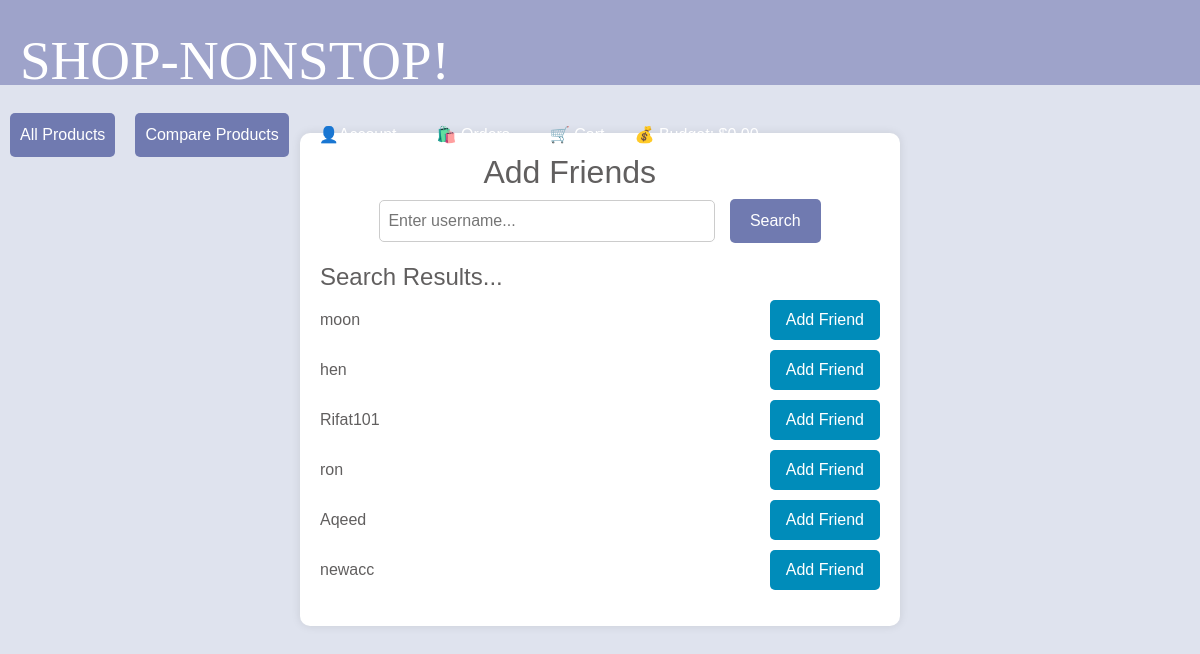
The app's page /add_friend (signed in), older data.
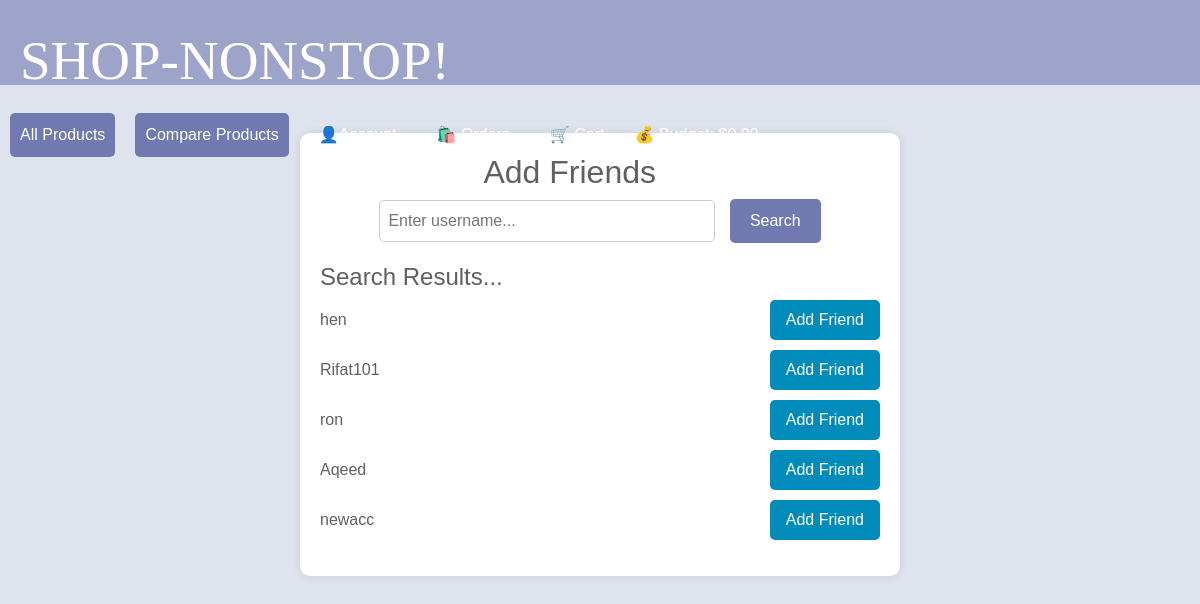
The same page, newer data.
### app/models.py (models this page shows, shortened)
class User(db.Model):
    id = db.Column(db.Integer, primary_key=True)
    username = db.Column(db.String(80), unique=True, nullable=False)
    email = db.Column(db.String(120), unique=True, nullable=False)
    password = db.Column(db.String(80), nullable=False)
    points = db.Column(db.Integer, default=0)
    vouchers = db.relationship('Voucher', secondary=user_vouchers,
                               backref=db.backref('users', lazy='dynamic'))
    friends = relationship(
        'User',
        secondary='friendship',
        primaryjoin=id == Friendship.user_id,
        secondaryjoin=id == Friendship.friend_id,
        backref='friend_of'
    )

### app/routes.py (the view)
@app.route('/add_friend', methods=['GET'])
def add_friend():
    current_username = session.get('username')
    if current_username:
        search_query = request.args.get('search_query')
        if search_query:
            current_user = User.query.filter_by(username=current_username).first()
            added_friend_ids = [friend.id for friend in current_user.friends]
            users = User.query.filter(User.username.ilike(f'%{search_query}%')).filter(User.username != current_username).filter(~User.id.in_(added_friend_ids)).all()
        else:
            current_user = User.query.filter_by(username=current_username).first()
            added_friend_ids = [friend.id for friend in current_user.friends]
            users = User.query.filter(User.username != current_username).filter(~User.id.in_(added_friend_ids)).all()
        return render_template('add_friend.html', users=users)
    else:
        return redirect(url_for('login'))

### app/templates/add_friend.html (shortened to what this page needs)
{% extends "base.html" %}
{% block content %}
</head>
<body>
    <br><br><div class="container">
        <h2>Add Friends</h2>
        <form class="search-form" action="/add_friend" method="GET">
            <input class="search-input" type="text" name="search_query" placeholder="Enter username...">
            <button class="all-products-button" type="submit">Search</button>
        </form>
        <div class="search-results">
            {% if users %}
                <h4>Search Results...</h4>
                <ul>
                    {% for user in users %}
                        <li>
                            <div>{{ user.username }}</div>
                            <form action="/add_friend/{{ user.id }}/add" method="POST">
                                <button class="search-button" type="submit">Add Friend</button>
                            </form>
                        </li>
                    {% endfor %}
                </ul>
            {% else %}
                <p>No users found.</p>
            {% endif %}
        </div>
    </div>
</body>
{% endblock %}

Row changes from the older to the newer data that the page shows:
no longer on this page (row edited): User: username "moon"
